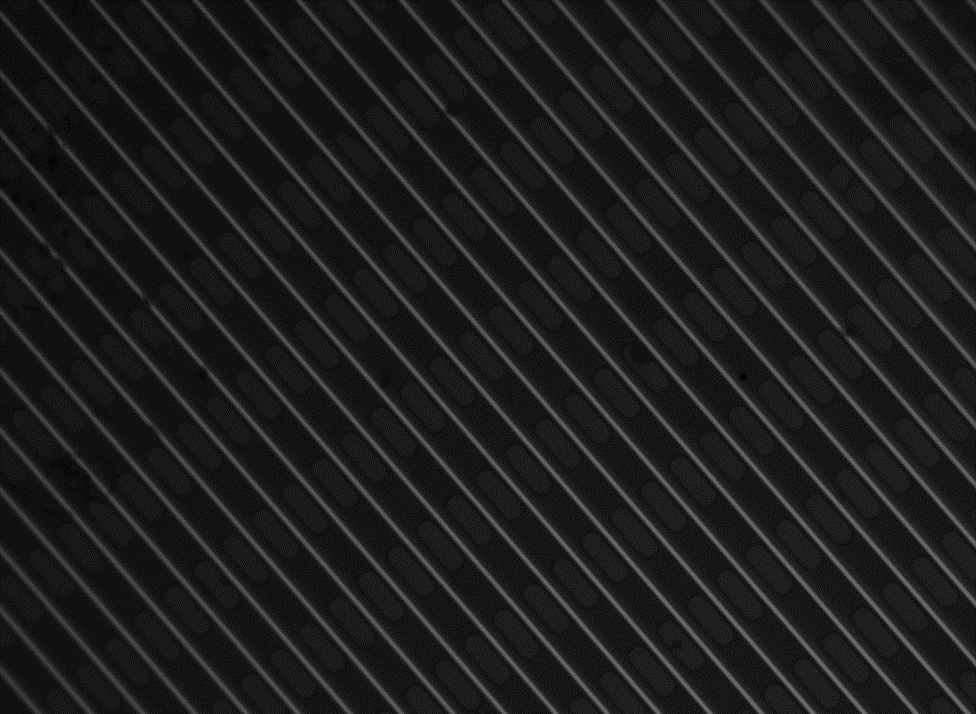
%> input picture 12V_400nsStrobePulse_Image.png, 976 x 714 px
$ octave MotionBlurCorrection.m   (GNU Octave 9; MATLAB toolbox functions it lacks are replaced by stand-ins)
%> lines starting %> are read from the running program, lines starting %| are printed output that depends on the picture
### ReadImageFromWorkspace.m
function [Image] = ReadImageFromWorkspace(ImageTitle)
%> called with ImageTitle = '12V_400nsStrobePulse_Image.png'

Image = imread(ImageTitle);
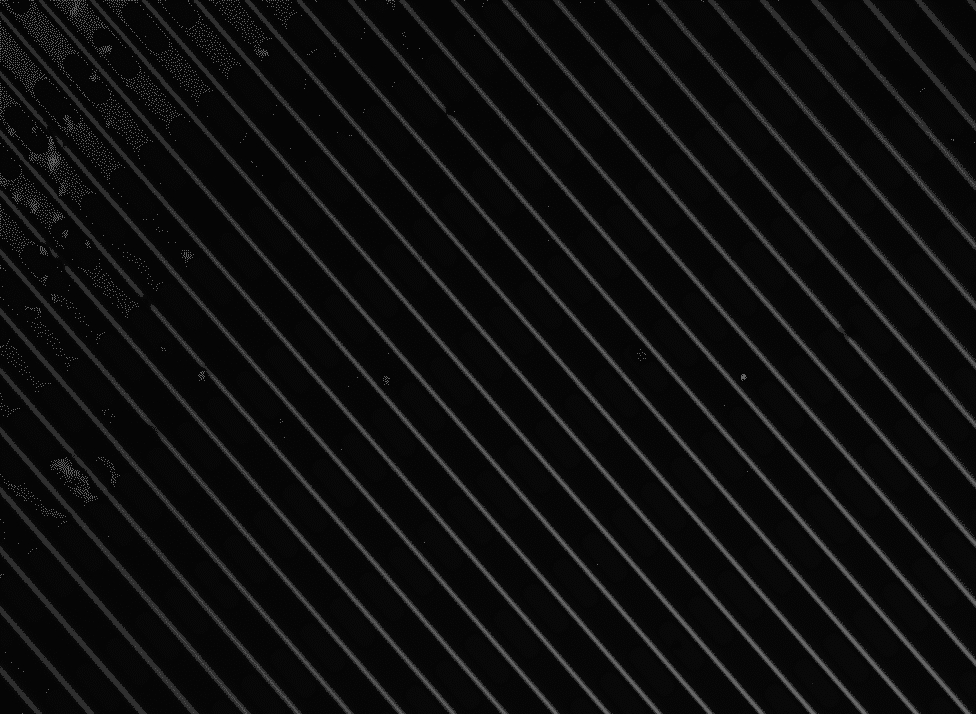
%> Image: size 714x976 uint8; min 5, max 110, mean 14.6


end

### CreateHistogram.m
function [  ] = CreateHistogram( Image )

imhist(Image);
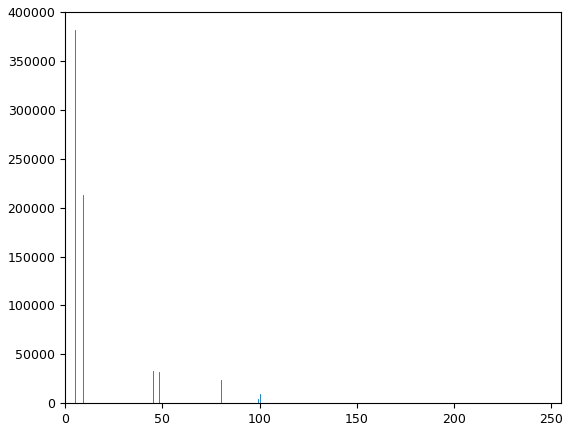
%> figure redrawn from the program's plot data; highest point at x = 5, y = 381239

end

### RunHistogramEqualization.m
function [ PhotoAfterHistogramEqualization ] = RunHistogramEqualization( OriginalPhoto )
    PhotoAfterHistogramEqualization = histeq(OriginalPhoto);
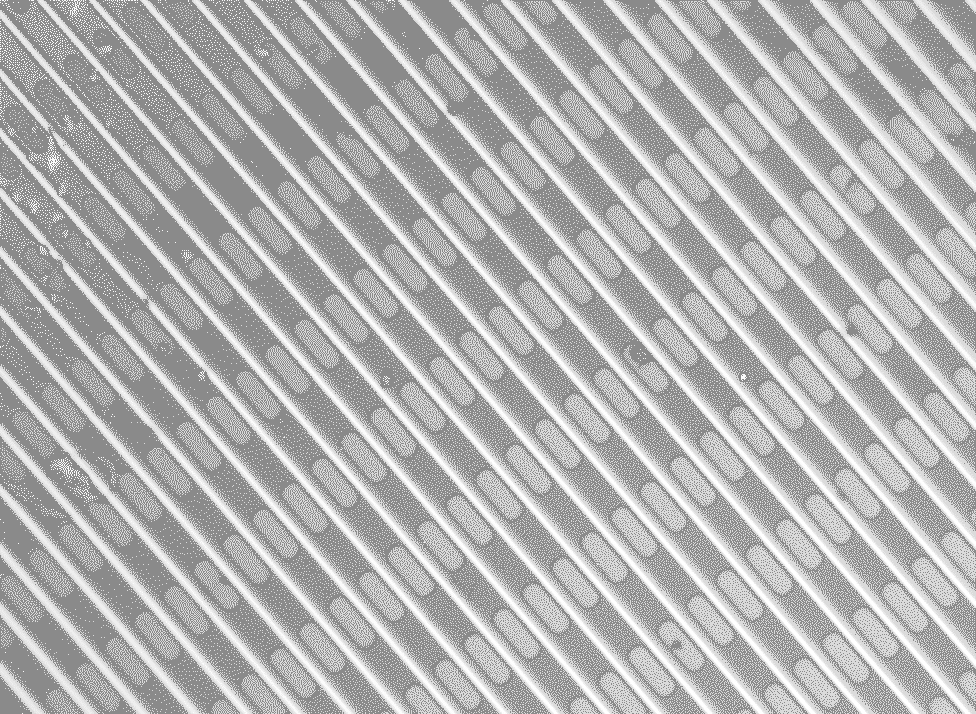
%> PhotoAfterHistogramEqualization: size 714x976 uint8; min 138, max 255, mean 178
end

### DisplayImage.m
function [ ] = DisplayImage( Image )

imshow(Image)

end

### MotionBlurCorrection.m
CameraPhoto = ReadImageFromWorkspace('12V_400nsStrobePulse_Image.png');
figure('Name', 'Camera Photo: Image Quality');
DisplayImage(CameraPhoto);

figure('Name', 'Camera Photo: Gray Intensity Histogram');
CreateHistogram(CameraPhoto);

% We use histogram equalization:
% Histogram equalization paper: https://www.math.uci.edu/icamp/courses/math77c/demos/hist_eq.pdf
% Histogram equalization video: https://www.youtube.com/watch?v=PD5d7EKYLcA
figure('Name', 'One Histogram Equalizion: Image Quality')
PhotoAfterHistogramEqualization = RunHistogramEqualization(CameraPhoto);
DisplayImage(PhotoAfterHistogramEqualization);

figure('Name', 'One Histogram Equalizion: Gray Intensity Histogram');
CreateHistogram(PhotoAfterHistogramEqualization);

$ run again, with 11V200ns.jpg saved as 12V_400nsStrobePulse_Image.png
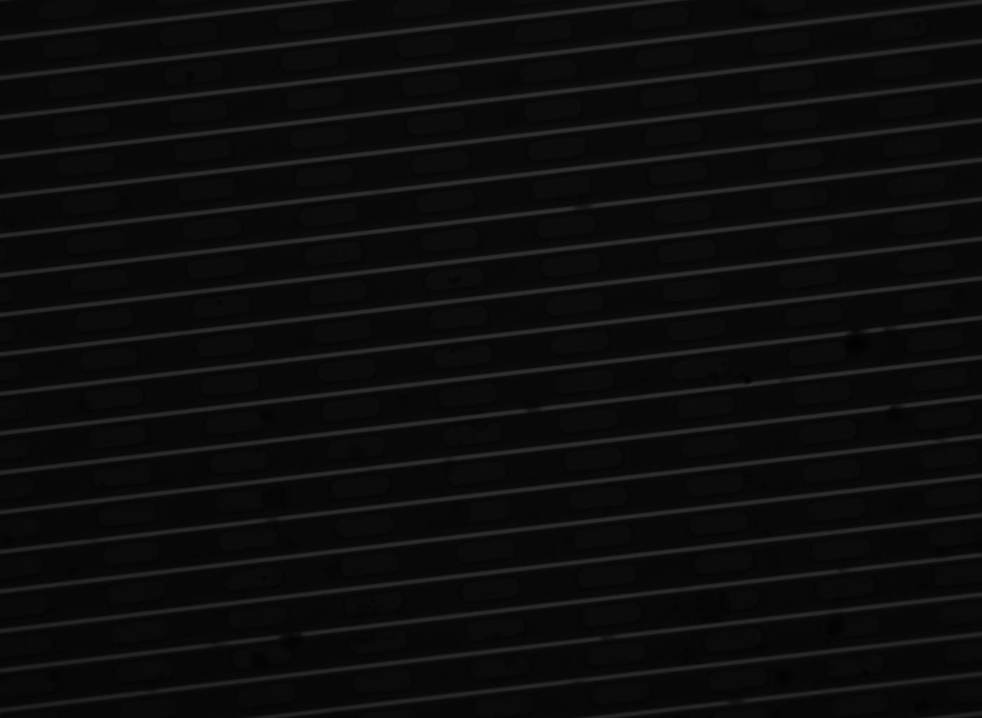
%> input picture 11V200ns.jpg, 982 x 718 px, shrunk from 1400 x 1024 before the run
%> in ReadImageFromWorkspace, Image is the input picture: size 718x982 uint8; min 1, max 50, mean 12.5
%> in RunHistogramEqualization, `PhotoAfterHistogramEqualization = histeq(OriginalPhoto);`:
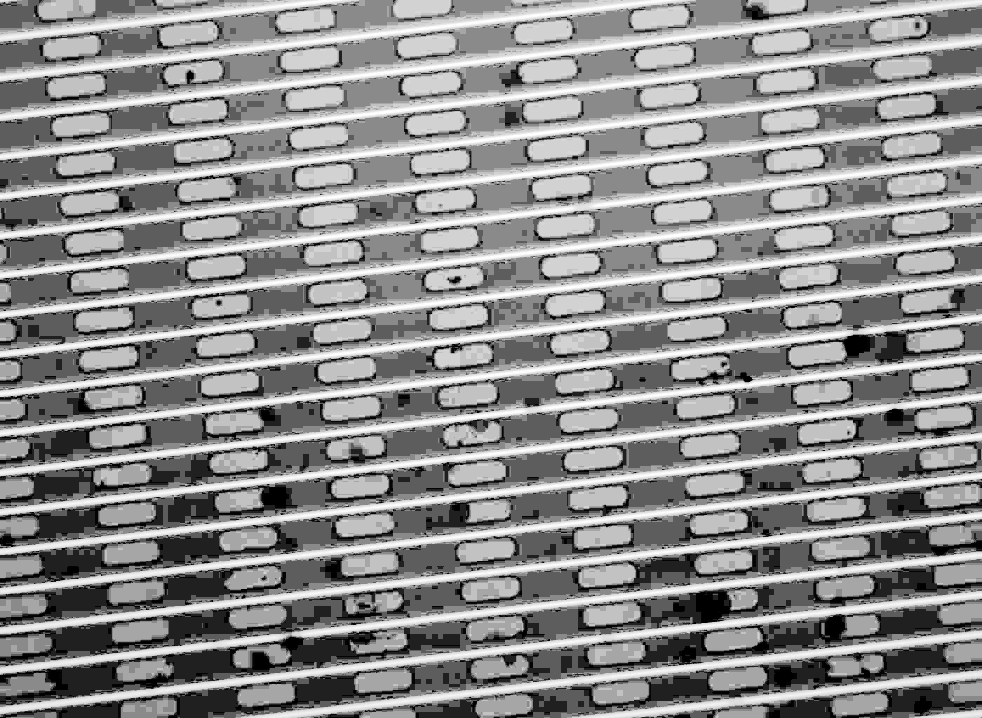
%> PhotoAfterHistogramEqualization: size 718x982 uint8; min 0, max 255, mean 142.1
%> in CreateHistogram (call 2), `imhist(Image);`:
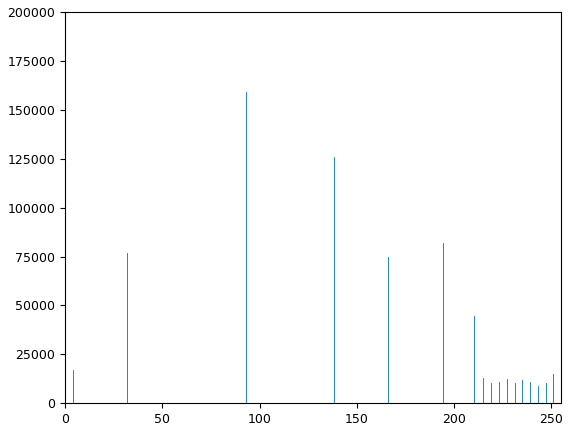
%> figure redrawn from the program's plot data; highest point at x = 93, y = 159207
